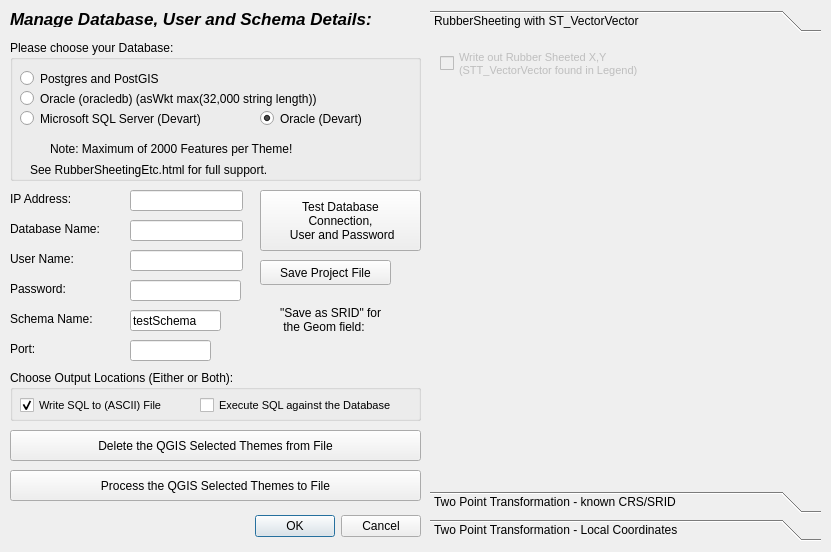
<?xml version="1.0" encoding="UTF-8"?>
<ui version="4.0">
 <class>RubberSheetingEtcDialogBase</class>
 <widget class="QDialog" name="RubberSheetingEtcDialogBase">
  <property name="geometry">
   <rect>
    <x>0</x>
    <y>0</y>
    <width>831</width>
    <height>552</height>
   </rect>
  </property>
  <property name="windowTitle">
   <string>RubberSheetingEtc</string>
  </property>
  <widget class="QDialogButtonBox" name="button_box">
   <property name="geometry">
    <rect>
     <x>80</x>
     <y>510</y>
     <width>341</width>
     <height>32</height>
    </rect>
   </property>
   <property name="orientation">
    <enum>Qt::Horizontal</enum>
   </property>
   <property name="standardButtons">
    <set>QDialogButtonBox::Cancel|QDialogButtonBox::Ok</set>
   </property>
  </widget>
  <widget class="QLabel" name="label_6">
   <property name="geometry">
    <rect>
     <x>10</x>
     <y>10</y>
     <width>451</width>
     <height>17</height>
    </rect>
   </property>
   <property name="font">
    <font>
     <pointsize>13</pointsize>
     <weight>75</weight>
     <italic>true</italic>
     <bold>true</bold>
    </font>
   </property>
   <property name="text">
    <string>Manage Database, User and Schema Details:</string>
   </property>
  </widget>
  <widget class="QLabel" name="label_11">
   <property name="geometry">
    <rect>
     <x>20</x>
     <y>330</y>
     <width>411</width>
     <height>17</height>
    </rect>
   </property>
   <property name="text">
    <string/>
   </property>
  </widget>
  <widget class="QLineEdit" name="PG_Username">
   <property name="geometry">
    <rect>
     <x>130</x>
     <y>250</y>
     <width>113</width>
     <height>21</height>
    </rect>
   </property>
  </widget>
  <widget class="QLabel" name="label">
   <property name="geometry">
    <rect>
     <x>10</x>
     <y>190</y>
     <width>91</width>
     <height>17</height>
    </rect>
   </property>
   <property name="text">
    <string>IP Address:</string>
   </property>
  </widget>
  <widget class="QLabel" name="label_7">
   <property name="geometry">
    <rect>
     <x>10</x>
     <y>310</y>
     <width>121</width>
     <height>17</height>
    </rect>
   </property>
   <property name="text">
    <string>Schema Name:</string>
   </property>
  </widget>
  <widget class="QLabel" name="label_3">
   <property name="geometry">
    <rect>
     <x>10</x>
     <y>250</y>
     <width>121</width>
     <height>17</height>
    </rect>
   </property>
   <property name="text">
    <string>User Name:</string>
   </property>
  </widget>
  <widget class="QLineEdit" name="PG_DBName">
   <property name="geometry">
    <rect>
     <x>130</x>
     <y>220</y>
     <width>113</width>
     <height>21</height>
    </rect>
   </property>
  </widget>
  <widget class="QgsProjectionSelectionWidget" name="mQgsProjectionSelectionWidget_Table">
   <property name="geometry">
    <rect>
     <x>230</x>
     <y>340</y>
     <width>191</width>
     <height>27</height>
    </rect>
   </property>
  </widget>
  <widget class="QLabel" name="label_4">
   <property name="geometry">
    <rect>
     <x>10</x>
     <y>280</y>
     <width>121</width>
     <height>17</height>
    </rect>
   </property>
   <property name="text">
    <string>Password:</string>
   </property>
  </widget>
  <widget class="QLineEdit" name="PG_Port">
   <property name="geometry">
    <rect>
     <x>130</x>
     <y>340</y>
     <width>81</width>
     <height>21</height>
    </rect>
   </property>
   <property name="alignment">
    <set>Qt::AlignRight|Qt::AlignTrailing|Qt::AlignVCenter</set>
   </property>
  </widget>
  <widget class="QLineEdit" name="PG_IPAddress">
   <property name="geometry">
    <rect>
     <x>130</x>
     <y>190</y>
     <width>113</width>
     <height>21</height>
    </rect>
   </property>
   <property name="text">
    <string/>
   </property>
  </widget>
  <widget class="QLabel" name="label_2">
   <property name="geometry">
    <rect>
     <x>10</x>
     <y>220</y>
     <width>121</width>
     <height>17</height>
    </rect>
   </property>
   <property name="text">
    <string>Database Name:</string>
   </property>
  </widget>
  <widget class="QGroupBox" name="groupBox">
   <property name="geometry">
    <rect>
     <x>10</x>
     <y>40</y>
     <width>411</width>
     <height>141</height>
    </rect>
   </property>
   <property name="title">
    <string>Please choose your Database:</string>
   </property>
   <widget class="QRadioButton" name="rb_PostGIS">
    <property name="geometry">
     <rect>
      <x>10</x>
      <y>30</y>
      <width>181</width>
      <height>17</height>
     </rect>
    </property>
    <property name="text">
     <string>Postgres and PostGIS</string>
    </property>
   </widget>
   <widget class="QRadioButton" name="rb_Oracle">
    <property name="geometry">
     <rect>
      <x>10</x>
      <y>50</y>
      <width>381</width>
      <height>17</height>
     </rect>
    </property>
    <property name="text">
     <string>Oracle (oracledb) (asWkt max(32,000 string length))</string>
    </property>
   </widget>
   <widget class="QRadioButton" name="rb_MSSQL">
    <property name="geometry">
     <rect>
      <x>10</x>
      <y>70</y>
      <width>231</width>
      <height>17</height>
     </rect>
    </property>
    <property name="text">
     <string>Microsoft SQL Server (Devart)</string>
    </property>
    <property name="checked">
     <bool>false</bool>
    </property>
   </widget>
   <widget class="QRadioButton" name="rb_OracleDevart">
    <property name="geometry">
     <rect>
      <x>250</x>
      <y>70</y>
      <width>131</width>
      <height>17</height>
     </rect>
    </property>
    <property name="text">
     <string>Oracle (Devart)</string>
    </property>
    <property name="checked">
     <bool>true</bool>
    </property>
   </widget>
   <widget class="QLabel" name="label_9">
    <property name="geometry">
     <rect>
      <x>40</x>
      <y>100</y>
      <width>321</width>
      <height>17</height>
     </rect>
    </property>
    <property name="text">
     <string>Note: Maximum of 2000 Features per Theme!</string>
    </property>
   </widget>
   <widget class="QLabel" name="label_10">
    <property name="geometry">
     <rect>
      <x>20</x>
      <y>120</y>
      <width>381</width>
      <height>20</height>
     </rect>
    </property>
    <property name="text">
     <string>See RubberSheetingEtc.html for full support.</string>
    </property>
   </widget>
  </widget>
  <widget class="QLineEdit" name="PG_SchemaName">
   <property name="geometry">
    <rect>
     <x>130</x>
     <y>310</y>
     <width>91</width>
     <height>21</height>
    </rect>
   </property>
   <property name="text">
    <string>testSchema</string>
   </property>
  </widget>
  <widget class="QPushButton" name="PG_TestDB">
   <property name="geometry">
    <rect>
     <x>260</x>
     <y>190</y>
     <width>161</width>
     <height>61</height>
    </rect>
   </property>
   <property name="layoutDirection">
    <enum>Qt::LeftToRight</enum>
   </property>
   <property name="text">
    <string>Test Database
Connection,
 User and Password</string>
   </property>
  </widget>
  <widget class="QgsPasswordLineEdit" name="PG_Password">
   <property name="geometry">
    <rect>
     <x>130</x>
     <y>280</y>
     <width>111</width>
     <height>21</height>
    </rect>
   </property>
  </widget>
  <widget class="QLabel" name="label_8">
   <property name="geometry">
    <rect>
     <x>280</x>
     <y>299</y>
     <width>141</width>
     <height>41</height>
    </rect>
   </property>
   <property name="text">
    <string>&quot;Save as SRID&quot; for 
 the Geom field:</string>
   </property>
  </widget>
  <widget class="QLabel" name="label_5">
   <property name="geometry">
    <rect>
     <x>10</x>
     <y>340</y>
     <width>67</width>
     <height>17</height>
    </rect>
   </property>
   <property name="text">
    <string>Port:</string>
   </property>
  </widget>
  <widget class="QLabel" name="label_12">
   <property name="geometry">
    <rect>
     <x>260</x>
     <y>290</y>
     <width>161</width>
     <height>21</height>
    </rect>
   </property>
   <property name="text">
    <string/>
   </property>
  </widget>
  <widget class="QPushButton" name="Btn_SaveProjectFile">
   <property name="geometry">
    <rect>
     <x>260</x>
     <y>260</y>
     <width>131</width>
     <height>25</height>
    </rect>
   </property>
   <property name="text">
    <string>Save Project File</string>
   </property>
  </widget>
  <widget class="QPushButton" name="btn_Load_QGISThemes">
   <property name="geometry">
    <rect>
     <x>10</x>
     <y>470</y>
     <width>411</width>
     <height>31</height>
    </rect>
   </property>
   <property name="text">
    <string>Process the QGIS Selected Themes to File</string>
   </property>
  </widget>
  <widget class="QGroupBox" name="groupBox_2">
   <property name="geometry">
    <rect>
     <x>10</x>
     <y>370</y>
     <width>411</width>
     <height>51</height>
    </rect>
   </property>
   <property name="title">
    <string>Choose Output Locations (Either or Both):</string>
   </property>
   <widget class="QCheckBox" name="CB_Write2File">
    <property name="geometry">
     <rect>
      <x>10</x>
      <y>20</y>
      <width>161</width>
      <height>31</height>
     </rect>
    </property>
    <property name="font">
     <font>
      <pointsize>8</pointsize>
      <weight>50</weight>
      <bold>false</bold>
     </font>
    </property>
    <property name="text">
     <string>Write SQL to (ASCII) File</string>
    </property>
    <property name="checked">
     <bool>true</bool>
    </property>
   </widget>
   <widget class="QCheckBox" name="CB_Execute2DB">
    <property name="geometry">
     <rect>
      <x>190</x>
      <y>20</y>
      <width>201</width>
      <height>31</height>
     </rect>
    </property>
    <property name="font">
     <font>
      <pointsize>8</pointsize>
      <weight>50</weight>
      <bold>false</bold>
     </font>
    </property>
    <property name="text">
     <string>Execute SQL against the Database</string>
    </property>
   </widget>
  </widget>
  <widget class="QPushButton" name="btn_Delete_QGISThemes">
   <property name="geometry">
    <rect>
     <x>10</x>
     <y>430</y>
     <width>411</width>
     <height>31</height>
    </rect>
   </property>
   <property name="text">
    <string>Delete the QGIS Selected Themes from File</string>
   </property>
  </widget>
  <widget class="QToolBox" name="toolBox_Choice">
   <property name="geometry">
    <rect>
     <x>430</x>
     <y>10</y>
     <width>391</width>
     <height>531</height>
    </rect>
   </property>
   <widget class="QWidget" name="page">
    <property name="geometry">
     <rect>
      <x>0</x>
      <y>0</y>
      <width>391</width>
      <height>438</height>
     </rect>
    </property>
    <attribute name="label">
     <string>RubberSheeting with ST_VectorVector</string>
    </attribute>
    <widget class="QCheckBox" name="CB_DoRubberSheeting">
     <property name="enabled">
      <bool>false</bool>
     </property>
     <property name="geometry">
      <rect>
       <x>10</x>
       <y>10</y>
       <width>231</width>
       <height>31</height>
      </rect>
     </property>
     <property name="font">
      <font>
       <pointsize>8</pointsize>
       <weight>50</weight>
       <bold>false</bold>
      </font>
     </property>
     <property name="text">
      <string>Write out Rubber Sheeted X,Y 
(STT_VectorVector found in Legend)</string>
     </property>
    </widget>
   </widget>
   <widget class="QWidget" name="page_2">
    <property name="geometry">
     <rect>
      <x>0</x>
      <y>0</y>
      <width>391</width>
      <height>438</height>
     </rect>
    </property>
    <attribute name="label">
     <string>Two Point Transformation - known CRS/SRID</string>
    </attribute>
    <widget class="QLabel" name="label_13">
     <property name="geometry">
      <rect>
       <x>20</x>
       <y>0</y>
       <width>181</width>
       <height>17</height>
      </rect>
     </property>
     <property name="text">
      <string>From Easting/Longitude:</string>
     </property>
    </widget>
    <widget class="QLabel" name="label_14">
     <property name="geometry">
      <rect>
       <x>20</x>
       <y>30</y>
       <width>181</width>
       <height>17</height>
      </rect>
     </property>
     <property name="text">
      <string>From Northing/Latitude:</string>
     </property>
    </widget>
    <widget class="QLabel" name="label_15">
     <property name="geometry">
      <rect>
       <x>20</x>
       <y>90</y>
       <width>181</width>
       <height>17</height>
      </rect>
     </property>
     <property name="text">
      <string>To Northing/Latitude:</string>
     </property>
    </widget>
    <widget class="QLabel" name="label_16">
     <property name="geometry">
      <rect>
       <x>20</x>
       <y>60</y>
       <width>181</width>
       <height>17</height>
      </rect>
     </property>
     <property name="text">
      <string>To Easting/Longitude:</string>
     </property>
    </widget>
    <widget class="QLabel" name="label_17">
     <property name="geometry">
      <rect>
       <x>20</x>
       <y>150</y>
       <width>111</width>
       <height>17</height>
      </rect>
     </property>
     <property name="text">
      <string>Scale Factor:</string>
     </property>
    </widget>
    <widget class="QLabel" name="label_18">
     <property name="geometry">
      <rect>
       <x>20</x>
       <y>120</y>
       <width>141</width>
       <height>17</height>
      </rect>
     </property>
     <property name="text">
      <string>Rotation (Dec Deg):</string>
     </property>
    </widget>
    <widget class="QLineEdit" name="tb_FromE">
     <property name="geometry">
      <rect>
       <x>220</x>
       <y>0</y>
       <width>113</width>
       <height>21</height>
      </rect>
     </property>
     <property name="layoutDirection">
      <enum>Qt::LeftToRight</enum>
     </property>
     <property name="text">
      <string>0</string>
     </property>
     <property name="maxLength">
      <number>32</number>
     </property>
     <property name="alignment">
      <set>Qt::AlignRight|Qt::AlignTrailing|Qt::AlignVCenter</set>
     </property>
    </widget>
    <widget class="QLineEdit" name="tb_FromN">
     <property name="geometry">
      <rect>
       <x>220</x>
       <y>30</y>
       <width>113</width>
       <height>21</height>
      </rect>
     </property>
     <property name="text">
      <string>0</string>
     </property>
     <property name="maxLength">
      <number>32</number>
     </property>
     <property name="alignment">
      <set>Qt::AlignRight|Qt::AlignTrailing|Qt::AlignVCenter</set>
     </property>
    </widget>
    <widget class="QLineEdit" name="tb_ToE">
     <property name="geometry">
      <rect>
       <x>220</x>
       <y>60</y>
       <width>113</width>
       <height>21</height>
      </rect>
     </property>
     <property name="text">
      <string>0</string>
     </property>
     <property name="maxLength">
      <number>32</number>
     </property>
     <property name="alignment">
      <set>Qt::AlignRight|Qt::AlignTrailing|Qt::AlignVCenter</set>
     </property>
    </widget>
    <widget class="QLineEdit" name="tb_ToN">
     <property name="geometry">
      <rect>
       <x>220</x>
       <y>90</y>
       <width>113</width>
       <height>21</height>
      </rect>
     </property>
     <property name="text">
      <string>0</string>
     </property>
     <property name="maxLength">
      <number>32</number>
     </property>
     <property name="alignment">
      <set>Qt::AlignRight|Qt::AlignTrailing|Qt::AlignVCenter</set>
     </property>
    </widget>
    <widget class="QLineEdit" name="tb_RotnDecDeg">
     <property name="geometry">
      <rect>
       <x>220</x>
       <y>120</y>
       <width>111</width>
       <height>21</height>
      </rect>
     </property>
     <property name="text">
      <string>0</string>
     </property>
     <property name="maxLength">
      <number>10</number>
     </property>
     <property name="alignment">
      <set>Qt::AlignRight|Qt::AlignTrailing|Qt::AlignVCenter</set>
     </property>
    </widget>
    <widget class="QLineEdit" name="tb_ScaleFactor">
     <property name="geometry">
      <rect>
       <x>220</x>
       <y>150</y>
       <width>113</width>
       <height>21</height>
      </rect>
     </property>
     <property name="text">
      <string>1</string>
     </property>
     <property name="maxLength">
      <number>32</number>
     </property>
     <property name="alignment">
      <set>Qt::AlignRight|Qt::AlignTrailing|Qt::AlignVCenter</set>
     </property>
    </widget>
    <widget class="QLabel" name="label_19">
     <property name="geometry">
      <rect>
       <x>20</x>
       <y>190</y>
       <width>311</width>
       <height>20</height>
      </rect>
     </property>
     <property name="text">
      <string>X and Y above are in the &quot;Save as SRID&quot;!</string>
     </property>
     <property name="alignment">
      <set>Qt::AlignCenter</set>
     </property>
    </widget>
    <widget class="QLabel" name="label_20">
     <property name="geometry">
      <rect>
       <x>40</x>
       <y>230</y>
       <width>271</width>
       <height>51</height>
      </rect>
     </property>
     <property name="text">
      <string>NOTE: Selected Themes MUST have 
defined  CRS/SRID/EPSG.</string>
     </property>
     <property name="alignment">
      <set>Qt::AlignCenter</set>
     </property>
    </widget>
   </widget>
   <widget class="QWidget" name="page_3">
    <property name="geometry">
     <rect>
      <x>0</x>
      <y>0</y>
      <width>391</width>
      <height>438</height>
     </rect>
    </property>
    <attribute name="label">
     <string>Two Point Transformation - Local Coordinates</string>
    </attribute>
    <widget class="QLineEdit" name="tb_RotnDecDeg_2">
     <property name="geometry">
      <rect>
       <x>230</x>
       <y>130</y>
       <width>111</width>
       <height>21</height>
      </rect>
     </property>
     <property name="text">
      <string>0</string>
     </property>
     <property name="maxLength">
      <number>10</number>
     </property>
     <property name="alignment">
      <set>Qt::AlignRight|Qt::AlignTrailing|Qt::AlignVCenter</set>
     </property>
    </widget>
    <widget class="QLineEdit" name="tb_ScaleFactor_2">
     <property name="geometry">
      <rect>
       <x>230</x>
       <y>160</y>
       <width>113</width>
       <height>21</height>
      </rect>
     </property>
     <property name="text">
      <string>1</string>
     </property>
     <property name="maxLength">
      <number>32</number>
     </property>
     <property name="alignment">
      <set>Qt::AlignRight|Qt::AlignTrailing|Qt::AlignVCenter</set>
     </property>
    </widget>
    <widget class="QLabel" name="label_22">
     <property name="geometry">
      <rect>
       <x>30</x>
       <y>40</y>
       <width>181</width>
       <height>17</height>
      </rect>
     </property>
     <property name="text">
      <string>From Northing:</string>
     </property>
    </widget>
    <widget class="QLabel" name="label_23">
     <property name="geometry">
      <rect>
       <x>40</x>
       <y>190</y>
       <width>291</width>
       <height>161</height>
      </rect>
     </property>
     <property name="text">
      <string>NOTE: The Local XY are assumed to be
Metres, and so the CRS/SRID above
must also be a Metric Projection.

The Local XY of the Active Themes
are 'transformed' as above, assigned
the CRS/SRID below, then saved to the 
Database in the &quot;Save as SRID&quot;</string>
     </property>
     <property name="alignment">
      <set>Qt::AlignCenter</set>
     </property>
    </widget>
    <widget class="QLabel" name="label_24">
     <property name="geometry">
      <rect>
       <x>30</x>
       <y>10</y>
       <width>181</width>
       <height>17</height>
      </rect>
     </property>
     <property name="text">
      <string>From Easting:</string>
     </property>
    </widget>
    <widget class="QLineEdit" name="tb_FromN_2">
     <property name="geometry">
      <rect>
       <x>230</x>
       <y>40</y>
       <width>113</width>
       <height>21</height>
      </rect>
     </property>
     <property name="text">
      <string>0</string>
     </property>
     <property name="maxLength">
      <number>32</number>
     </property>
     <property name="alignment">
      <set>Qt::AlignRight|Qt::AlignTrailing|Qt::AlignVCenter</set>
     </property>
    </widget>
    <widget class="QLineEdit" name="tb_ToN_2">
     <property name="geometry">
      <rect>
       <x>230</x>
       <y>100</y>
       <width>113</width>
       <height>21</height>
      </rect>
     </property>
     <property name="text">
      <string>0</string>
     </property>
     <property name="maxLength">
      <number>32</number>
     </property>
     <property name="alignment">
      <set>Qt::AlignRight|Qt::AlignTrailing|Qt::AlignVCenter</set>
     </property>
    </widget>
    <widget class="QLabel" name="label_25">
     <property name="geometry">
      <rect>
       <x>30</x>
       <y>100</y>
       <width>181</width>
       <height>17</height>
      </rect>
     </property>
     <property name="text">
      <string>To Northing:</string>
     </property>
    </widget>
    <widget class="QLabel" name="label_26">
     <property name="geometry">
      <rect>
       <x>30</x>
       <y>130</y>
       <width>141</width>
       <height>17</height>
      </rect>
     </property>
     <property name="text">
      <string>Rotation (Dec Deg):</string>
     </property>
    </widget>
    <widget class="QLabel" name="label_27">
     <property name="geometry">
      <rect>
       <x>30</x>
       <y>70</y>
       <width>181</width>
       <height>17</height>
      </rect>
     </property>
     <property name="text">
      <string>To Easting:</string>
     </property>
    </widget>
    <widget class="QLineEdit" name="tb_FromE_2">
     <property name="geometry">
      <rect>
       <x>230</x>
       <y>10</y>
       <width>113</width>
       <height>21</height>
      </rect>
     </property>
     <property name="layoutDirection">
      <enum>Qt::LeftToRight</enum>
     </property>
     <property name="text">
      <string>0</string>
     </property>
     <property name="maxLength">
      <number>32</number>
     </property>
     <property name="alignment">
      <set>Qt::AlignRight|Qt::AlignTrailing|Qt::AlignVCenter</set>
     </property>
    </widget>
    <widget class="QLabel" name="label_28">
     <property name="geometry">
      <rect>
       <x>30</x>
       <y>160</y>
       <width>111</width>
       <height>17</height>
      </rect>
     </property>
     <property name="text">
      <string>Scale Factor:</string>
     </property>
    </widget>
    <widget class="QLineEdit" name="tb_ToE_2">
     <property name="geometry">
      <rect>
       <x>230</x>
       <y>70</y>
       <width>113</width>
       <height>21</height>
      </rect>
     </property>
     <property name="text">
      <string>0</string>
     </property>
     <property name="maxLength">
      <number>32</number>
     </property>
     <property name="alignment">
      <set>Qt::AlignRight|Qt::AlignTrailing|Qt::AlignVCenter</set>
     </property>
    </widget>
    <widget class="QgsProjectionSelectionWidget" name="mQgsProjectionSelectionWidget_LclXY">
     <property name="geometry">
      <rect>
       <x>90</x>
       <y>360</y>
       <width>191</width>
       <height>27</height>
      </rect>
     </property>
    </widget>
   </widget>
  </widget>
 </widget>
 <customwidgets>
  <customwidget>
   <class>QgsPasswordLineEdit</class>
   <extends>QLineEdit</extends>
   <header>qgspasswordlineedit.h</header>
  </customwidget>
  <customwidget>
   <class>QgsProjectionSelectionWidget</class>
   <extends>QWidget</extends>
   <header>qgsprojectionselectionwidget.h</header>
  </customwidget>
 </customwidgets>
 <resources/>
 <connections>
  <connection>
   <sender>button_box</sender>
   <signal>accepted()</signal>
   <receiver>RubberSheetingEtcDialogBase</receiver>
   <slot>accept()</slot>
   <hints>
    <hint type="sourcelabel">
     <x>20</x>
     <y>20</y>
    </hint>
    <hint type="destinationlabel">
     <x>20</x>
     <y>20</y>
    </hint>
   </hints>
  </connection>
  <connection>
   <sender>button_box</sender>
   <signal>rejected()</signal>
   <receiver>RubberSheetingEtcDialogBase</receiver>
   <slot>reject()</slot>
   <hints>
    <hint type="sourcelabel">
     <x>20</x>
     <y>20</y>
    </hint>
    <hint type="destinationlabel">
     <x>20</x>
     <y>20</y>
    </hint>
   </hints>
  </connection>
 </connections>
</ui>
